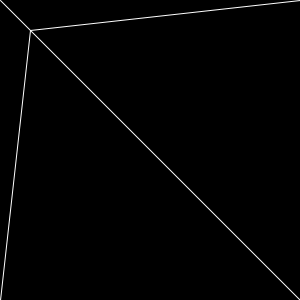
Frame 1 (no input)
Frame 60 (the mouse pressed at the canvas centre just before this capture): identical to frame 1, image omitted
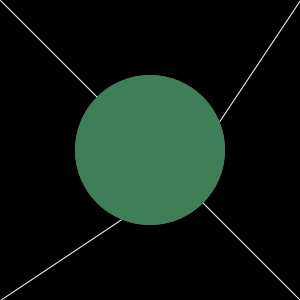
Frame 120 (the mouse held since frame 60 and released just before this capture)

The Processing sketch that drew these frames (run headless with seeded random() and noise(); from frame 60 on, the mouse is pressed at the canvas centre):

// Processing sketch: processing_35622
// ── processing_35622.pde

void setup(){
  size(300,300);
  colorMode(HSB, width);
}

int x = 0;
int y = 30;

void draw(){
  background(0);
  stroke(300);
  line(0,0,mouseX+y,mouseX+y);
  line(0,300,mouseY+y,mouseY+y);
  line(300,0, mouseX+y, mouseY+y);
  line(300,300, mouseY+y,mouseX+y);
  noStroke();
  fill(x,mouseX,mouseX);
  ellipse(mouseX, mouseY, mouseX,mouseX);
  ellipse(mouseY, mouseX, mouseY,mouseY);
  x++;
}  

void mouseDragged(){
 fill(0);
 ellipse(mouseX,mouseY,mouseX-10,mouseX-10);
 fill(mouseY,mouseY,mouseY);
 ellipse (mouseY,mouseX, mouseY-10, mouseY-10);
 
}
